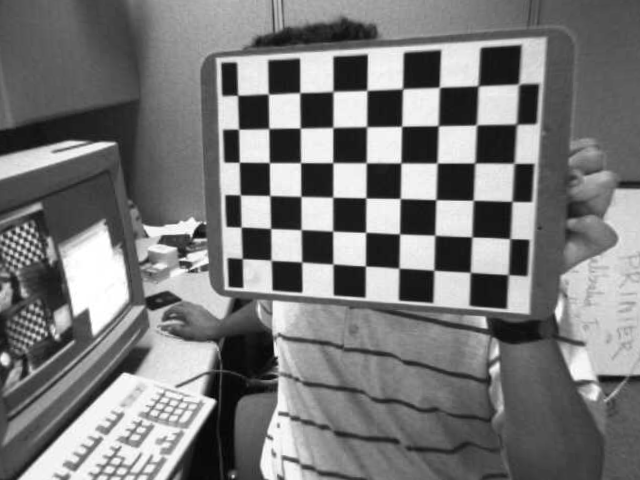
#> input picture P17/left00.png, 640 x 480 px
$ python P17.py   (older library calls are emulated)
#> lines starting #> are read from the running program, lines starting #| are printed output that depends on the picture
import numpy as np
import cv2


#读取左图并转为单通道灰度图
imgL = cv2.imread('left00.png')
#> imgL is the input picture: shape (480, 640, 3); min 1, max 255, mean 121.4
imgLG = cv2.cvtColor(imgL, cv2.COLOR_BGR2GRAY)


#读取右图并转为单通道灰度图
imgR = cv2.imread('right00.png')
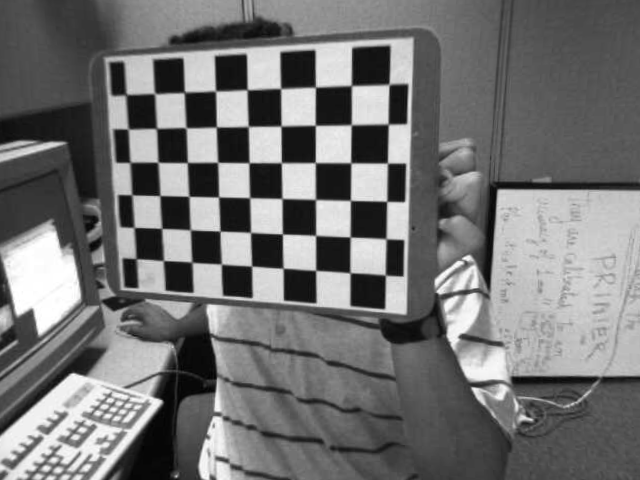
#> input picture P17/right00.png, 640 x 480 px
#> imgR is the input picture: shape (480, 640, 3); min 1, max 255, mean 115.2
imgRG = cv2.cvtColor(imgR, cv2.COLOR_BGR2GRAY)

#SGBM函数参数
numberOfDisparities = ((int)(640/8) + 15) & -16 # 640为图片宽度


sgbmWinSize = 5
cn = 2 # 通道数，这里是灰度图
P1 = 8 * cn * sgbmWinSize ** 2
P2 = 4 * P1
blockSize = sgbmWinSize
minDisparity = 0
numDisparities = numberOfDisparities + minDisparity
uniquenessRatio = 10
speckleWindowSize = 100
speckleRange = 32
disp12MaxDiff = 1
preFilterCap = 63

#计算视差
stereo = cv2.StereoSGBM_create(minDisparity=minDisparity, numDisparities=numDisparities, blockSize=blockSize,
                               uniquenessRatio=uniquenessRatio, speckleRange=speckleRange,
                               speckleWindowSize=speckleWindowSize, disp12MaxDiff=disp12MaxDiff, P1=P1, P2=P2,preFilterCap=preFilterCap)
disp = stereo.compute(imgLG, imgRG).astype(np.float32) / 16.0 # 除以16得到真实的视差
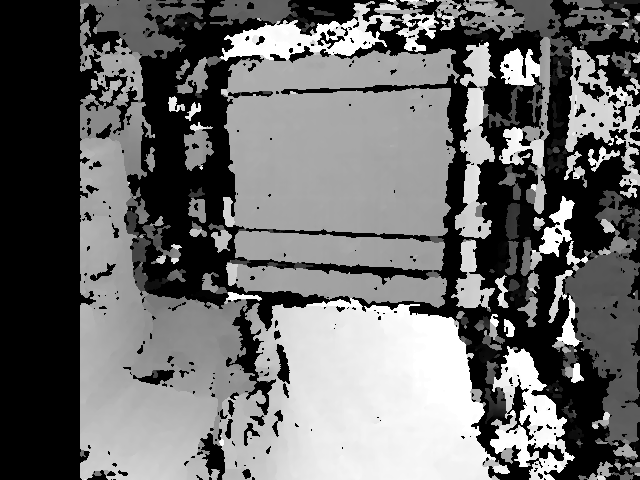
#> disp: shape (480, 640) float32; min -1, max 79, mean 33; drawn with min black and max white

#转换为单通道图片
disp = cv2.normalize(disp, disp, 0, 255, cv2.NORM_MINMAX, cv2.CV_8U)

#显示并输出图像
cv2.imshow("disp.jpg", disp)
cv2.imwrite("disp.jpg", disp)

#等待
cv2.waitKey()

#退出
cv2.destroyAllWindows()
